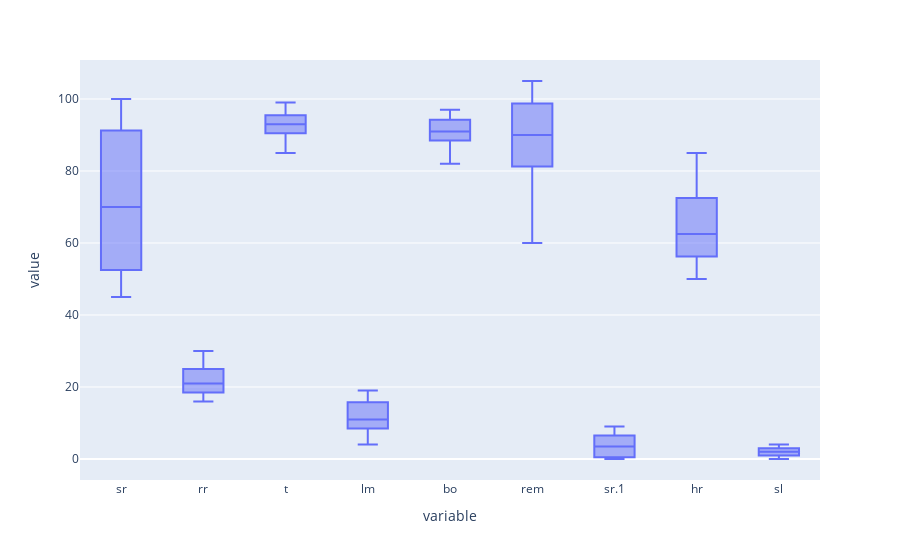

Notebook code cell kept with this figure:
### Code cell
fig = px.box(dataset)

fig.show()

### Figure 1 — Plotly figure (JSON) as saved in the notebook; plotly's stock layout.template omitted (floating-point values rounded to 4 significant figures; data arrays with more than 128 entries replaced by an {"elided": "..."} marker saying what was removed)
{"data": [{"alignmentgroup": "True", "hovertemplate": "variable=%{x}<br>value=%{y}<extra></extra>", "legendgroup": "", "marker": {"color": "#636efa"}, "name": "", "notched": false, "offsetgroup": "", "orientation": "v", "showlegend": false, "type": "box", "x": {"elided": "5670 str values"}, "x0": " ", "xaxis": "x", "y": {"elided": "5670 float values"}, "y0": " ", "yaxis": "y"}], "layout": {"boxmode": "group", "legend": {"tracegroupgap": 0}, "margin": {"t": 60}, "xaxis": {"anchor": "y", "domain": [0, 1], "title": {"text": "variable"}}, "yaxis": {"anchor": "x", "domain": [0, 1], "title": {"text": "value"}}}}
